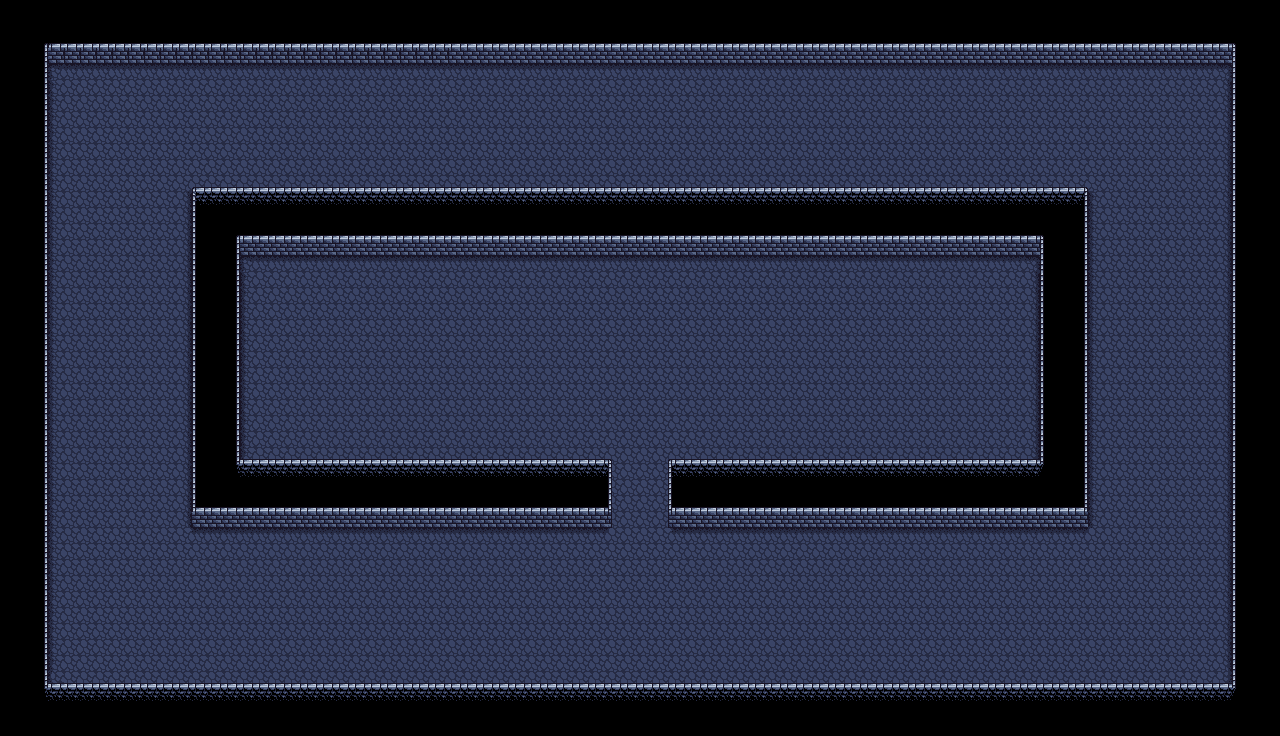

Tiled map render using the project's own tile images. Description and the map definition, with tile-layer contents summarised, below:
An orthogonal 80x46 tile map with 16x16 px tiles, 3 tile layers (Ground, Walls, Walls No Collide).

<map version="1.0" orientation="orthogonal" renderorder="right-down" width="80" height="46" tilewidth="16" tileheight="16" nextobjectid="1">
 <tileset firstgid="1" name="Dungeon Tile Set" tilewidth="16" tileheight="16" tilecount="256" columns="16">
  <image source="Dungeon Tile Set.png" width="256" height="256" />
 </tileset>
 <layer name="Ground" width="80" height="46">
  <data>[3680 cells, 2427 non-empty, 8 distinct tile ids]</data>
 </layer>
 <layer name="Walls" width="80" height="46">
  <data>[3680 cells, 816 non-empty, 23 distinct tile ids]</data>
 </layer>
 <layer name="Walls No Collide" width="80" height="46">
  <data>[3680 cells, 976 non-empty, 29 distinct tile ids]</data>
 </layer>
</map>
